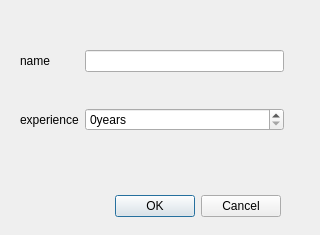
<?xml version="1.0" encoding="UTF-8"?>
<ui version="4.0">
 <class>ADDDialog</class>
 <widget class="QDialog" name="ADDDialog">
  <property name="geometry">
   <rect>
    <x>0</x>
    <y>0</y>
    <width>320</width>
    <height>235</height>
   </rect>
  </property>
  <property name="windowTitle">
   <string>Dialog</string>
  </property>
  <widget class="QDialogButtonBox" name="buttonBox">
   <property name="geometry">
    <rect>
     <x>-60</x>
     <y>190</y>
     <width>341</width>
     <height>32</height>
    </rect>
   </property>
   <property name="orientation">
    <enum>Qt::Horizontal</enum>
   </property>
   <property name="standardButtons">
    <set>QDialogButtonBox::Cancel|QDialogButtonBox::Ok</set>
   </property>
  </widget>
  <widget class="QWidget" name="gridLayoutWidget">
   <property name="geometry">
    <rect>
     <x>20</x>
     <y>20</y>
     <width>264</width>
     <height>141</height>
    </rect>
   </property>
   <layout class="QGridLayout" name="gridLayout">
    <item row="1" column="0">
     <widget class="QLabel" name="label_2">
      <property name="text">
       <string>experience</string>
      </property>
     </widget>
    </item>
    <item row="0" column="0">
     <widget class="QLabel" name="label">
      <property name="text">
       <string>name</string>
      </property>
     </widget>
    </item>
    <item row="0" column="1">
     <widget class="QLineEdit" name="country"/>
    </item>
    <item row="1" column="1">
     <widget class="QSpinBox" name="experience">
      <property name="suffix">
       <string>years</string>
      </property>
     </widget>
    </item>
   </layout>
  </widget>
 </widget>
 <resources/>
 <connections>
  <connection>
   <sender>buttonBox</sender>
   <signal>accepted()</signal>
   <receiver>ADDDialog</receiver>
   <slot>accept()</slot>
   <hints>
    <hint type="sourcelabel">
     <x>248</x>
     <y>254</y>
    </hint>
    <hint type="destinationlabel">
     <x>157</x>
     <y>274</y>
    </hint>
   </hints>
  </connection>
  <connection>
   <sender>buttonBox</sender>
   <signal>rejected()</signal>
   <receiver>ADDDialog</receiver>
   <slot>reject()</slot>
   <hints>
    <hint type="sourcelabel">
     <x>316</x>
     <y>260</y>
    </hint>
    <hint type="destinationlabel">
     <x>286</x>
     <y>274</y>
    </hint>
   </hints>
  </connection>
 </connections>
</ui>
